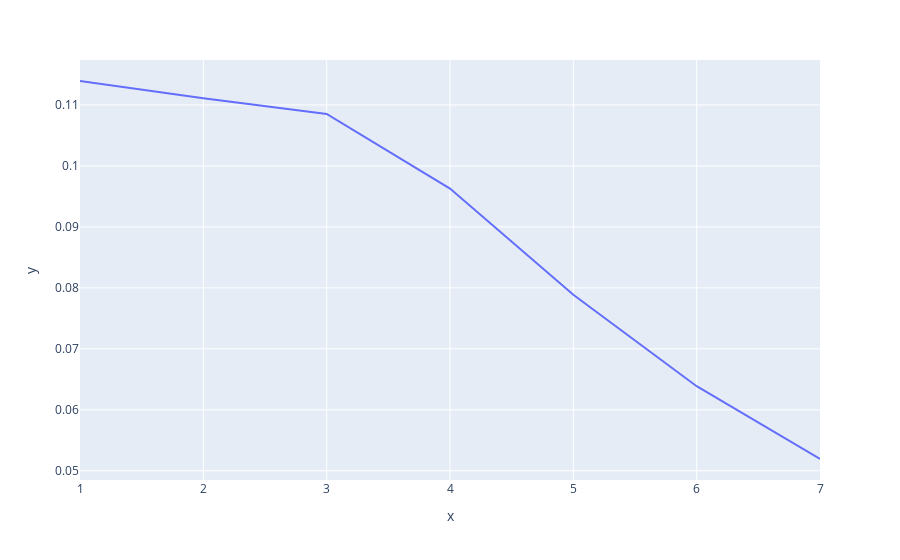

Notebook cell for this chart:
### Code cell
import plotly.express as px

px.line(x=list1,y=X_train[0][8:15][:,0])

### Figure 1 — Plotly figure (JSON) as saved in the notebook; plotly's stock layout.template omitted (floating-point values rounded to 4 significant figures)
{"data": [{"hovertemplate": "x=%{x}<br>y=%{y}<extra></extra>", "legendgroup": "", "line": {"color": "#636efa", "dash": "solid"}, "marker": {"symbol": "circle"}, "mode": "lines", "name": "", "orientation": "v", "showlegend": false, "type": "scatter", "x": [1, 2, 3, 4, 5, 6, 7], "xaxis": "x", "y": [0.1139, 0.1111, 0.1085, 0.09629, 0.07885, 0.06387, 0.05193], "yaxis": "y"}], "layout": {"legend": {"tracegroupgap": 0}, "margin": {"t": 60}, "xaxis": {"anchor": "y", "domain": [0, 1], "title": {"text": "x"}}, "yaxis": {"anchor": "x", "domain": [0, 1], "title": {"text": "y"}}}}
